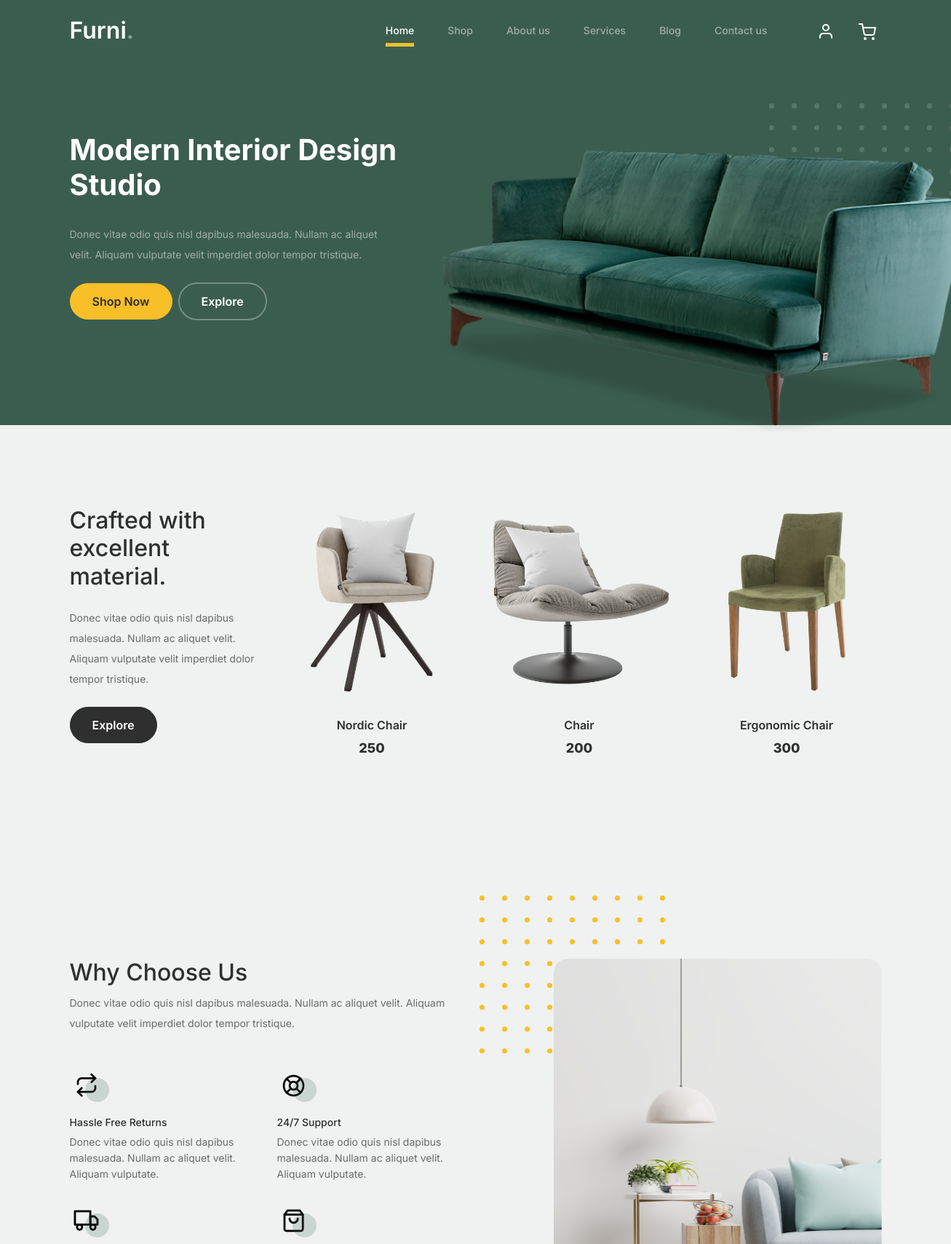
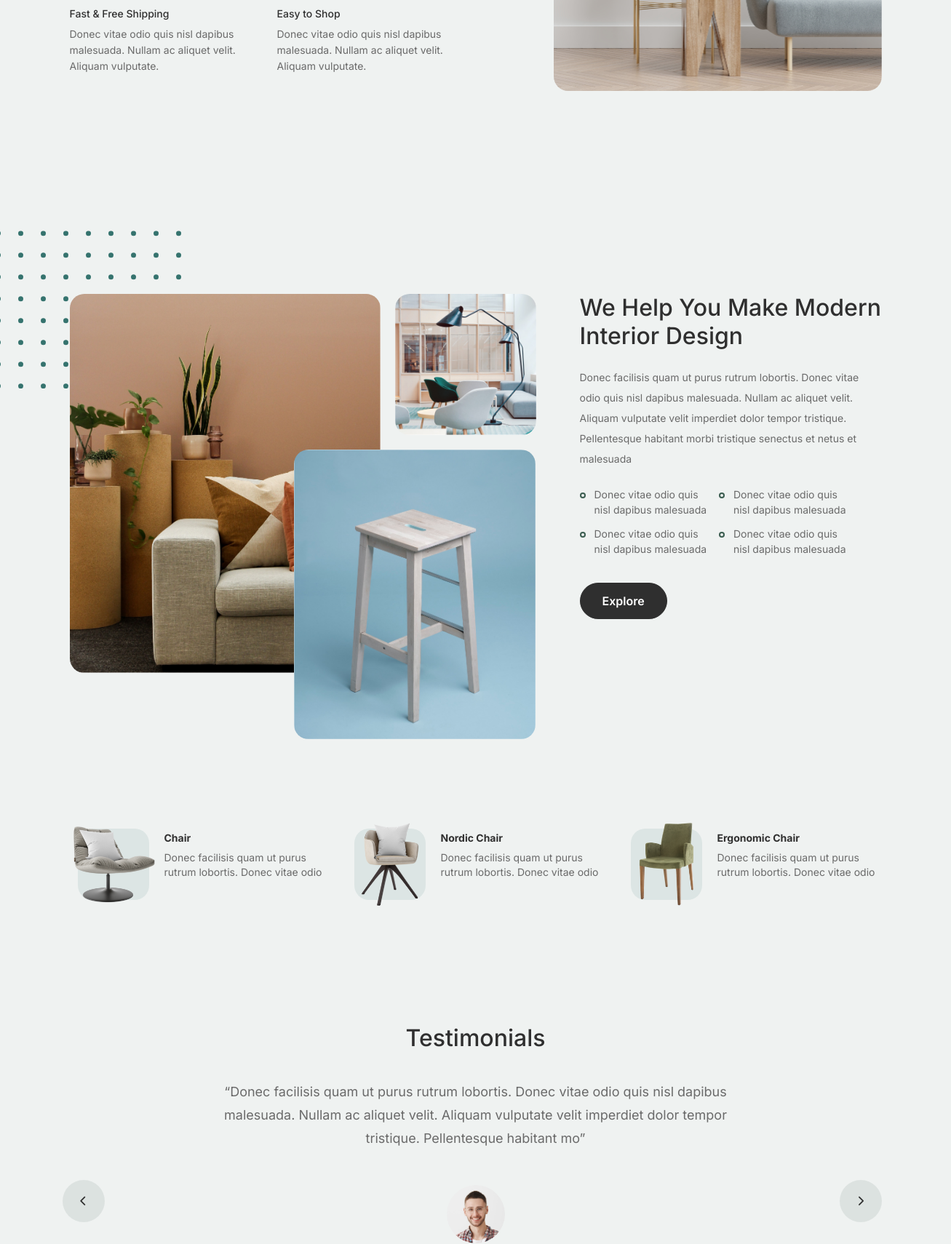
The page / (upper part) on the database its author committed (2 pictures, top to bottom).
### shop/models.py (models this page shows, shortened)
class Furniture(models.Model):
    image = models.ImageField(upload_to='photos/furniture')
    name = models.CharField(max_length=100)
    price = models.IntegerField()
    short_desc = models.CharField(max_length=200)
    class Meta:
        verbose_name = 'Furniture Item'
        verbose_name_plural = 'Furniture'

class Services(models.Model):
    image = models.ImageField(upload_to='photos/services')
    title = models.CharField(max_length=100)
    description = models.TextField(max_length=160)
    class Meta:
        verbose_name = 'Service'
        verbose_name_plural = 'Services'

class Testimonial(models.Model):
    author = models.ForeignKey('Team', on_delete=models.CASCADE)
    image = models.ImageField(upload_to='photos/testimonials')
    body = models.TextField(max_length=200)
    class Meta:
        verbose_name = 'Testimonial'
        verbose_name_plural = 'Testimonials'

### shop/views.py (the view)
# urls.py: path('', HomePage.as_view(), name="home"),
class HomePage(TemplateView):
    template_name = 'shop/index.html'
    def get_context_data(self, *, object_list=None, **kwargs):
        context = super().get_context_data(**kwargs)
        context['shop_items'] = Furniture.objects.all()[:3]
        context['services'] = Services.objects.all()[:4]
        context['popular_furniture'] = Furniture.objects.order_by('?')[:3]
        context['testimonials'] = Testimonial.objects.all()
        return context

### shop/templates/shop/index.html (shortened to what this page needs)
{% extends 'base.html' %}
{% load static %}
{% block content %}
    <div class="product-section">
        <div class="container">
            <div class="row">
                <div class="col-md-12 col-lg-3 mb-5 mb-lg-0">
                    <h2 class="mb-4 section-title">Crafted with excellent material.</h2>
                    <p class="mb-4">Donec vitae odio quis nisl dapibus malesuada. Nullam ac aliquet velit. Aliquam
                        vulputate
                        velit imperdiet dolor tempor tristique. </p>
                    <p><a href="{% url 'shop' %}" class="btn">Explore</a></p>
                </div>
                {% for item in shop_items %}
                    <div class="col-12 col-md-4 col-lg-3 mb-5 mb-md-0">
                        <a class="product-item" href="#">
                            <img src="{{ item.image.url }}" class="img-fluid product-thumbnail">
                            <h3 class="product-title">{{ item.name }}</h3>
                            <strong class="product-price">{{ item.price }}</strong>
                        </a>
                    </div>
                {% endfor %}
            </div>
        </div>
    </div>
    <div class="why-choose-section">
        <div class="container">
            <div class="row justify-content-between">
                <div class="col-lg-6">
                    <h2 class="section-title">Why Choose Us</h2>
                    <p>Donec vitae odio quis nisl dapibus malesuada. Nullam ac aliquet velit. Aliquam vulputate velit
                        imperdiet dolor tempor tristique.</p>
                    <div class="row my-5">
                        {% for service in services %}
                            <div class="col-6 col-md-6">
                                <div class="feature">
                                    <div class="icon">
                                        <img src="{{ service.image.url }}" alt="Image" class="imf-fluid">
                                    </div>
                                    <h3>{{ service.title }}</h3>
                                    <p>{{ service.description }}</p>
                                </div>
                            </div>
                        {% endfor %}
                    </div>
                </div>
                <div class="col-lg-5">
                    <div class="img-wrap">
                        <img src="{% static 'images/why-choose-us-img.jpg' %}" alt="Image" class="img-fluid">
                    </div>
                </div>
            </div>
        </div>
    </div>
    <div class="we-help-section">
        <div class="container">
            <div class="row justify-content-between">
                <div class="col-lg-7 mb-5 mb-lg-0">
                    <div class="imgs-grid">
                        <div class="grid grid-1"><img src="{% static 'images/img-grid-1.jpg' %}" alt="Untree.co"></div>
                        <div class="grid grid-2"><img src="{% static 'images/img-grid-2.jpg' %}" alt="Untree.co"></div>
                        <div class="grid grid-3"><img src="{% static 'images/img-grid-3.jpg' %}" alt="Untree.co"></div>
                    </div>
                </div>
                <div class="col-lg-5 ps-lg-5">
                    <h2 class="section-title mb-4">We Help You Make Modern Interior Design</h2>
                    <p>Donec facilisis quam ut purus rutrum lobortis. Donec vitae odio quis nisl dapibus malesuada.
                        Nullam
                        ac aliquet velit. Aliquam vulputate velit imperdiet dolor tempor tristique. Pellentesque
                        habitant
                        morbi tristique senectus et netus et malesuada</p>
                    <ul class="list-unstyled custom-list my-4">
                        <li>Donec vitae odio quis nisl dapibus malesuada</li>
                        <li>Donec vitae odio quis nisl dapibus malesuada</li>
                        <li>Donec vitae odio quis nisl dapibus malesuada</li>
                        <li>Donec vitae odio quis nisl dapibus malesuada</li>
                    </ul>
                    <p><a herf="#" class="btn">Explore</a></p>
                </div>
            </div>
        </div>
    </div>
    <div class="popular-product">
        <div class="container">
            <div class="row">
                {% for popular_item in popular_furniture %}
                    <div class="col-12 col-md-6 col-lg-4 mb-4 mb-lg-0">
                        <div class="product-item-sm d-flex">
                            <div class="thumbnail">
                                <img src="{{ popular_item.image.url }}" alt="Image" class="img-fluid">
                            </div>
                            <div class="pt-3">
                                <h3>{{ popular_item.name }}</h3>
                                <p>{{ popular_item.short_desc }}</p>
                            </div>
                        </div>
                    </div>
                {% endfor %}
            </div>
        </div>
    </div>
    <div class="testimonial-section">
        <div class="container">
            <div class="row">
                <div class="col-lg-7 mx-auto text-center">
                    <h2 class="section-title">Testimonials</h2>
                </div>
            </div>
            <div class="row justify-content-center">
                <div class="col-lg-12">
                    <div class="testimonial-slider-wrap text-center">
                        <div id="testimonial-nav">
                            <span class="prev" data-controls="prev"><span class="fa fa-chevron-left"></span></span>
                            <span class="next" data-controls="next"><span class="fa fa-chevron-right"></span></span>
                        </div>
                        <div class="testimonial-slider">
                            {% for testimonial in testimonials %}
                                <div class="item">
                                    <div class="row justify-content-center">
                                        <div class="col-lg-8 mx-auto">
                                            <div class="testimonial-block text-center">
                                                <blockquote class="mb-5">
                                                    <p>&ldquo;{{ testimonial.body }}&rdquo;</p>
                                                </blockquote>
                                                <div class="author-info">
                                                    <div class="author-pic">
                                                        <img src="{{ testimonial.image.url }}" alt="{{ testimonial.author.name }}"
                                                             class="img-fluid">
                                                    </div>
                                                </div>
                                            </div>
                                        </div>
                                    </div>
                                </div>
                            {% endfor %}
                        </div>
                    </div>
                </div>
            </div>
        </div>
    </div>
{% endblock %}

### furni/static/css/tiny-slider.css (style rules this page uses)
.tns-slider { -webkit-transition:all 0s;-moz-transition:all 0s;transition:all 0s }
.tns-slider>.tns-item { -webkit-box-sizing:border-box;-moz-box-sizing:border-box;box-sizing:border-box }
.tns-horizontal.tns-subpixel { white-space:nowrap }
.tns-horizontal.tns-subpixel>.tns-item { display:inline-block;vertical-align:top;white-space:normal }

### rows shown on the page
Furniture: image (picture), name "Nordic Chair", price "250", short_desc "Donec facilisis quam ut purus rutrum lobortis. Donec vitae odio"
Furniture: image (picture), name "Chair", price "200", short_desc "Donec facilisis quam ut purus rutrum lobortis. Donec vitae odio"
Furniture: image (picture), name "Ergonomic Chair", price "300", short_desc "Donec facilisis quam ut purus rutrum lobortis. Donec vitae odio"
Services: image (picture), title "Hassle Free Returns", description "Donec vitae odio quis nisl dapibus malesuada. Nullam ac aliquet velit. Aliquam vulputate."
Services: image (picture), title "24/7 Support", description "Donec vitae odio quis nisl dapibus malesuada. Nullam ac aliquet velit. Aliquam vulputate."
Services: image (picture), title "Fast & Free Shipping", description "Donec vitae odio quis nisl dapibus malesuada. Nullam ac aliquet velit. Aliquam vulputate."
Services: image (picture), title "Easy to Shop", description "Donec vitae odio quis nisl dapibus malesuada. Nullam ac aliquet velit. Aliquam vulputate."
Testimonial: body "Donec facilisis quam ut purus rutrum lobortis. Donec vitae odio quis nisl dapibus malesuada. Nullam ac aliquet velit. Aliquam vulputate velit imperdiet dolor tempor tristique. Pellentesque habitant mo", image (picture)
